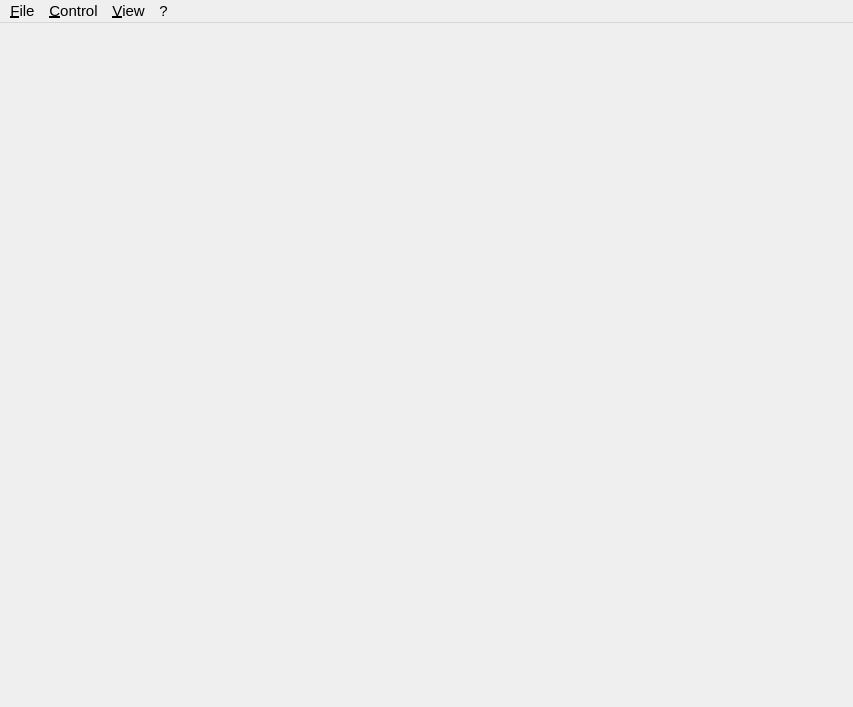
<?xml version="1.0" encoding="UTF-8"?>
<ui version="4.0">
 <class>mainWindow</class>
 <widget class="QMainWindow" name="mainWindow">
  <property name="geometry">
   <rect>
    <x>0</x>
    <y>0</y>
    <width>853</width>
    <height>707</height>
   </rect>
  </property>
  <property name="minimumSize">
   <size>
    <width>0</width>
    <height>0</height>
   </size>
  </property>
  <property name="font">
   <font>
    <pointsize>11</pointsize>
   </font>
  </property>
  <property name="acceptDrops">
   <bool>true</bool>
  </property>
  <property name="windowTitle">
   <string>DukeX</string>
  </property>
  <property name="windowIcon">
   <iconset resource="../../resources/resources.qrc">
    <normaloff>:/IMG/img/duke.png</normaloff>:/IMG/img/duke.png</iconset>
  </property>
  <property name="animated">
   <bool>false</bool>
  </property>
  <property name="documentMode">
   <bool>false</bool>
  </property>
  <property name="dockNestingEnabled">
   <bool>true</bool>
  </property>
  <property name="dockOptions">
   <set>QMainWindow::AllowNestedDocks|QMainWindow::AllowTabbedDocks|QMainWindow::VerticalTabs</set>
  </property>
  <property name="unifiedTitleAndToolBarOnMac">
   <bool>false</bool>
  </property>
  <widget class="QWidget" name="centralwidget">
   <property name="acceptDrops">
    <bool>true</bool>
   </property>
  </widget>
  <widget class="QMenuBar" name="menubar">
   <property name="geometry">
    <rect>
     <x>0</x>
     <y>0</y>
     <width>853</width>
     <height>23</height>
    </rect>
   </property>
   <widget class="QMenu" name="menuFile">
    <property name="title">
     <string>&amp;File</string>
    </property>
    <widget class="QMenu" name="openRecentMenu">
     <property name="title">
      <string>Open &amp;Recent...</string>
     </property>
    </widget>
    <addaction name="openFileAction"/>
    <addaction name="browseDirectoryAction"/>
    <addaction name="openRecentMenu"/>
    <addaction name="separator"/>
    <addaction name="quitAction"/>
   </widget>
   <widget class="QMenu" name="menu">
    <property name="title">
     <string>?</string>
    </property>
    <addaction name="aboutAction"/>
    <addaction name="aboutPluginsAction"/>
   </widget>
   <widget class="QMenu" name="menuView">
    <property name="title">
     <string>&amp;View</string>
    </property>
    <widget class="QMenu" name="fitModeMenu">
     <property name="title">
      <string>&amp;Fit mode</string>
     </property>
     <addaction name="toggleFitModeAction"/>
     <addaction name="separator"/>
     <addaction name="fitImageTo11Action"/>
     <addaction name="fitImageToWindowWidthAction"/>
     <addaction name="fitImageToWindowHeightAction"/>
    </widget>
    <addaction name="fullscreenAction"/>
    <addaction name="separator"/>
    <addaction name="fitModeMenu"/>
   </widget>
   <widget class="QMenu" name="menuControl">
    <property name="title">
     <string>&amp;Control</string>
    </property>
    <addaction name="playStopAction"/>
    <addaction name="separator"/>
    <addaction name="previousFrameAction"/>
    <addaction name="nextFrameAction"/>
    <addaction name="firstFrameAction"/>
    <addaction name="lastFrameAction"/>
    <addaction name="separator"/>
    <addaction name="previousShotAction"/>
    <addaction name="nextShotAction"/>
   </widget>
   <addaction name="menuFile"/>
   <addaction name="menuControl"/>
   <addaction name="menuView"/>
   <addaction name="menu"/>
  </widget>
  <action name="actionPower">
   <property name="checkable">
    <bool>true</bool>
   </property>
   <property name="icon">
    <iconset>
     <normaloff>:/resources/icons/icons/powerOff32.png</normaloff>
     <normalon>:/resources/icons/icons/powerOn32.png</normalon>:/resources/icons/icons/powerOff32.png</iconset>
   </property>
   <property name="text">
    <string>power</string>
   </property>
  </action>
  <action name="fullscreenAction">
   <property name="checkable">
    <bool>false</bool>
   </property>
   <property name="icon">
    <iconset>
     <normaloff>:/resources/icons/icons/fullscreen32.png</normaloff>
     <normalon>:/resources/icons/icons/restore32.png</normalon>:/resources/icons/icons/fullscreen32.png</iconset>
   </property>
   <property name="text">
    <string>Full&amp;screen</string>
   </property>
   <property name="shortcut">
    <string>Ctrl+F</string>
   </property>
   <property name="shortcutContext">
    <enum>Qt::ApplicationShortcut</enum>
   </property>
  </action>
  <action name="actionPlay">
   <property name="icon">
    <iconset>
     <normaloff>:/resources/icons/icons/play32.png</normaloff>:/resources/icons/icons/play32.png</iconset>
   </property>
   <property name="text">
    <string>play</string>
   </property>
  </action>
  <action name="actionStop">
   <property name="icon">
    <iconset>
     <normaloff>:/resources/icons/icons/stop32.png</normaloff>:/resources/icons/icons/stop32.png</iconset>
   </property>
   <property name="text">
    <string>stop</string>
   </property>
  </action>
  <action name="nextFrameAction">
   <property name="icon">
    <iconset>
     <normaloff>:/resources/icons/icons/forward32.png</normaloff>:/resources/icons/icons/forward32.png</iconset>
   </property>
   <property name="text">
    <string>&amp;Next frame</string>
   </property>
   <property name="shortcut">
    <string>Right</string>
   </property>
   <property name="shortcutContext">
    <enum>Qt::ApplicationShortcut</enum>
   </property>
  </action>
  <action name="previousFrameAction">
   <property name="icon">
    <iconset>
     <normaloff>:/resources/icons/icons/rewind32.png</normaloff>:/resources/icons/icons/rewind32.png</iconset>
   </property>
   <property name="text">
    <string>&amp;Previous frame</string>
   </property>
   <property name="shortcut">
    <string>Left</string>
   </property>
   <property name="shortcutContext">
    <enum>Qt::ApplicationShortcut</enum>
   </property>
  </action>
  <action name="actionLast">
   <property name="icon">
    <iconset>
     <normaloff>:/resources/icons/icons/forwardStop32.png</normaloff>:/resources/icons/icons/forwardStop32.png</iconset>
   </property>
   <property name="text">
    <string>last</string>
   </property>
  </action>
  <action name="actionFirst">
   <property name="icon">
    <iconset>
     <normaloff>:/resources/icons/icons/rewindStop32.png</normaloff>:/resources/icons/icons/rewindStop32.png</iconset>
   </property>
   <property name="text">
    <string>first</string>
   </property>
  </action>
  <action name="actionOpen">
   <property name="icon">
    <iconset>
     <normaloff>:/resources/icons/icons/new32.png</normaloff>:/resources/icons/icons/new32.png</iconset>
   </property>
   <property name="text">
    <string>open</string>
   </property>
  </action>
  <action name="actionClose">
   <property name="icon">
    <iconset>
     <normaloff>:/resources/icons/icons/bin32.png</normaloff>:/resources/icons/icons/bin32.png</iconset>
   </property>
   <property name="text">
    <string>close</string>
   </property>
  </action>
  <action name="actionSave">
   <property name="icon">
    <iconset>
     <normaloff>:/resources/icons/icons/save32.png</normaloff>:/resources/icons/icons/save32.png</iconset>
   </property>
   <property name="text">
    <string>save</string>
   </property>
  </action>
  <action name="actionClose_2">
   <property name="text">
    <string>Close</string>
   </property>
  </action>
  <action name="quitAction">
   <property name="text">
    <string>&amp;Quit</string>
   </property>
   <property name="shortcut">
    <string>Ctrl+Q</string>
   </property>
   <property name="shortcutContext">
    <enum>Qt::ApplicationShortcut</enum>
   </property>
  </action>
  <action name="actionFirst_Frame">
   <property name="text">
    <string>First Frame</string>
   </property>
   <property name="font">
    <font>
     <pointsize>11</pointsize>
    </font>
   </property>
  </action>
  <action name="actionPrevious_Frame">
   <property name="text">
    <string>Previous Frame</string>
   </property>
  </action>
  <action name="actionStop_2">
   <property name="text">
    <string>Stop</string>
   </property>
  </action>
  <action name="actionPlay_2">
   <property name="text">
    <string>Play</string>
   </property>
  </action>
  <action name="actionNext_Frame">
   <property name="text">
    <string>Next Frame</string>
   </property>
  </action>
  <action name="actionLast_Frame">
   <property name="text">
    <string>Last Frame</string>
   </property>
  </action>
  <action name="actionSession">
   <property name="text">
    <string>Session</string>
   </property>
  </action>
  <action name="actionPlaylist">
   <property name="text">
    <string>Playlist</string>
   </property>
  </action>
  <action name="actionFit">
   <property name="text">
    <string>Fit</string>
   </property>
   <property name="font">
    <font>
     <pointsize>11</pointsize>
    </font>
   </property>
  </action>
  <action name="actionFullscreen_2">
   <property name="text">
    <string>Fullscreen</string>
   </property>
  </action>
  <action name="aboutAction">
   <property name="text">
    <string>&amp;About</string>
   </property>
   <property name="shortcutContext">
    <enum>Qt::ApplicationShortcut</enum>
   </property>
  </action>
  <action name="aboutPluginsAction">
   <property name="text">
    <string>About &amp;Plugins</string>
   </property>
   <property name="shortcutContext">
    <enum>Qt::ApplicationShortcut</enum>
   </property>
  </action>
  <action name="actionKate">
   <property name="text">
    <string>Open recent...</string>
   </property>
  </action>
  <action name="actionPrevious_2">
   <property name="text">
    <string>Previous image</string>
   </property>
  </action>
  <action name="actionNext_2">
   <property name="checkable">
    <bool>true</bool>
   </property>
   <property name="text">
    <string>Next image</string>
   </property>
  </action>
  <action name="preferencesAction">
   <property name="text">
    <string>&amp;Preferences...</string>
   </property>
   <property name="shortcut">
    <string>Ctrl+,</string>
   </property>
   <property name="shortcutContext">
    <enum>Qt::ApplicationShortcut</enum>
   </property>
  </action>
  <action name="actionFullscreen_3">
   <property name="text">
    <string>Fullscreen mode</string>
   </property>
  </action>
  <action name="previousShotAction">
   <property name="text">
    <string>Previous shot</string>
   </property>
   <property name="shortcut">
    <string>PgUp</string>
   </property>
   <property name="shortcutContext">
    <enum>Qt::ApplicationShortcut</enum>
   </property>
  </action>
  <action name="nextShotAction">
   <property name="text">
    <string>Next shot</string>
   </property>
   <property name="shortcut">
    <string>PgDown</string>
   </property>
   <property name="shortcutContext">
    <enum>Qt::ApplicationShortcut</enum>
   </property>
  </action>
  <action name="firstFrameAction">
   <property name="text">
    <string>&amp;First frame</string>
   </property>
   <property name="shortcut">
    <string>Home</string>
   </property>
   <property name="shortcutContext">
    <enum>Qt::ApplicationShortcut</enum>
   </property>
  </action>
  <action name="lastFrameAction">
   <property name="text">
    <string>&amp;Last frame</string>
   </property>
   <property name="shortcut">
    <string>End</string>
   </property>
   <property name="shortcutContext">
    <enum>Qt::ApplicationShortcut</enum>
   </property>
  </action>
  <action name="playStopAction">
   <property name="text">
    <string>Play / &amp;Stop</string>
   </property>
   <property name="shortcut">
    <string>Space</string>
   </property>
   <property name="shortcutContext">
    <enum>Qt::ApplicationShortcut</enum>
   </property>
  </action>
  <action name="stopAction">
   <property name="text">
    <string>Stop</string>
   </property>
  </action>
  <action name="actionFit_to_img_height">
   <property name="text">
    <string>Fit to width</string>
   </property>
  </action>
  <action name="fitImageToWindowHeightAction">
   <property name="text">
    <string>Fit Image to Window &amp;Height</string>
   </property>
   <property name="shortcutContext">
    <enum>Qt::ApplicationShortcut</enum>
   </property>
  </action>
  <action name="fitImageToWindowWidthAction">
   <property name="text">
    <string>Fit Image to Window &amp;Width</string>
   </property>
   <property name="shortcutContext">
    <enum>Qt::ApplicationShortcut</enum>
   </property>
  </action>
  <action name="stretchImageToWindowAction">
   <property name="text">
    <string>&amp;Stretch Image to Window</string>
   </property>
   <property name="shortcutContext">
    <enum>Qt::ApplicationShortcut</enum>
   </property>
  </action>
  <action name="fitImageTo11Action">
   <property name="text">
    <string>&amp;Normal Size (1:1)</string>
   </property>
   <property name="shortcutContext">
    <enum>Qt::ApplicationShortcut</enum>
   </property>
  </action>
  <action name="fitWindowToImageAction">
   <property name="text">
    <string>Fit Window to Image</string>
   </property>
  </action>
  <action name="toggleFitModeAction">
   <property name="text">
    <string>Toggle Fit Mode</string>
   </property>
   <property name="shortcut">
    <string>F</string>
   </property>
   <property name="shortcutContext">
    <enum>Qt::ApplicationShortcut</enum>
   </property>
  </action>
  <action name="actionTest">
   <property name="text">
    <string>test</string>
   </property>
  </action>
  <action name="openPlaylistAction">
   <property name="text">
    <string>Open &amp;Playlist...</string>
   </property>
  </action>
  <action name="openFileAction">
   <property name="text">
    <string>&amp;Open...</string>
   </property>
   <property name="shortcut">
    <string>Ctrl+O</string>
   </property>
  </action>
  <action name="openDirectoryAction">
   <property name="text">
    <string>Open Directory...</string>
   </property>
  </action>
  <action name="openSequenceFromFileAction">
   <property name="text">
    <string>From File...</string>
   </property>
  </action>
  <action name="openSequenceInDirectoryAction">
   <property name="text">
    <string>In Directory...</string>
   </property>
  </action>
  <action name="openPlaylistAction_2">
   <property name="text">
    <string>Open &amp;Playlist...</string>
   </property>
  </action>
  <action name="browseDirectoryAction">
   <property name="text">
    <string>&amp;Browse...</string>
   </property>
   <property name="shortcut">
    <string>Ctrl+B</string>
   </property>
  </action>
 </widget>
 <resources>
  <include location="../../resources/resources.qrc"/>
 </resources>
 <connections/>
</ui>
